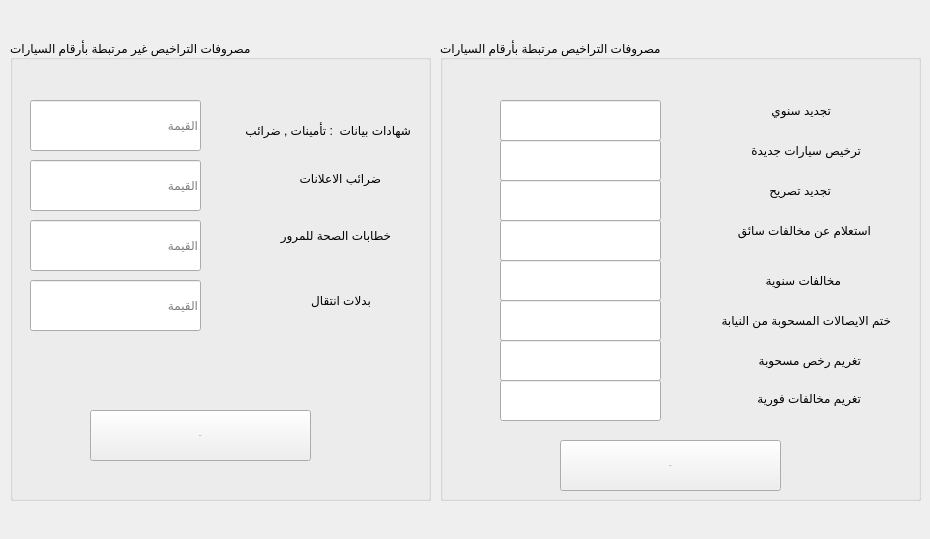
    <widget class="QWidget" name="tab_4">
     <attribute name="title">
      <string>تراخيص</string>
     </attribute>
     <widget class="QGroupBox" name="groupBox_5">
      <property name="geometry">
       <rect>
        <x>440</x>
        <y>40</y>
        <width>481</width>
        <height>461</height>
       </rect>
      </property>
      <property name="title">
       <string>مصروفات التراخيص مرتبطة بأرقام السيارات</string>
      </property>
      <widget class="QLabel" name="label_111">
       <property name="geometry">
        <rect>
         <x>310</x>
         <y>140</y>
         <width>81</width>
         <height>20</height>
        </rect>
       </property>
       <property name="text">
        <string>تجديد تصريح</string>
       </property>
      </widget>
      <widget class="QLabel" name="label_112">
       <property name="geometry">
        <rect>
         <x>310</x>
         <y>60</y>
         <width>81</width>
         <height>20</height>
        </rect>
       </property>
       <property name="text">
        <string>تجديد سنوي </string>
       </property>
      </widget>
      <widget class="QLabel" name="label_113">
       <property name="geometry">
        <rect>
         <x>280</x>
         <y>220</y>
         <width>121</width>
         <height>41</height>
        </rect>
       </property>
       <property name="text">
        <string>مخالفات سنوية</string>
       </property>
      </widget>
      <widget class="QLineEdit" name="lineEdit_32">
       <property name="geometry">
        <rect>
         <x>60</x>
         <y>60</y>
         <width>161</width>
         <height>41</height>
        </rect>
       </property>
      </widget>
      <widget class="QLineEdit" name="lineEdit_36">
       <property name="geometry">
        <rect>
         <x>60</x>
         <y>340</y>
         <width>161</width>
         <height>41</height>
        </rect>
       </property>
      </widget>
      <widget class="QLabel" name="label_114">
       <property name="geometry">
        <rect>
         <x>260</x>
         <y>180</y>
         <width>171</width>
         <height>20</height>
        </rect>
       </property>
       <property name="text">
        <string>استعلام عن مخالفات سائق</string>
       </property>
      </widget>
      <widget class="QLineEdit" name="lineEdit_37">
       <property name="geometry">
        <rect>
         <x>60</x>
         <y>100</y>
         <width>161</width>
         <height>41</height>
        </rect>
       </property>
      </widget>
      <widget class="QLabel" name="label_115">
       <property name="geometry">
        <rect>
         <x>290</x>
         <y>350</y>
         <width>131</width>
         <height>16</height>
        </rect>
       </property>
       <property name="text">
        <string>تغريم مخالفات فورية</string>
       </property>
      </widget>
      <widget class="QLabel" name="label_116">
       <property name="geometry">
        <rect>
         <x>280</x>
         <y>310</y>
         <width>141</width>
         <height>20</height>
        </rect>
       </property>
       <property name="text">
        <string>تغريم رخص مسحوبة</string>
       </property>
      </widget>
      <widget class="QLineEdit" name="lineEdit_38">
       <property name="geometry">
        <rect>
         <x>60</x>
         <y>180</y>
         <width>161</width>
         <height>41</height>
        </rect>
       </property>
      </widget>
      <widget class="QLineEdit" name="lineEdit_39">
       <property name="geometry">
        <rect>
         <x>60</x>
         <y>220</y>
         <width>161</width>
         <height>41</height>
        </rect>
       </property>
      </widget>
      <widget class="QLabel" name="label_117">
       <property name="geometry">
        <rect>
         <x>280</x>
         <y>100</y>
         <width>141</width>
         <height>20</height>
        </rect>
       </property>
       <property name="text">
        <string>ترخيص سيارات جديدة</string>
       </property>
      </widget>
      <widget class="QLabel" name="label_118">
       <property name="geometry">
        <rect>
         <x>240</x>
         <y>270</y>
         <width>211</width>
         <height>20</height>
        </rect>
       </property>
       <property name="text">
        <string>ختم الايصالات المسحوبة من النيابة</string>
       </property>
      </widget>
      <widget class="QLineEdit" name="lineEdit_40">
       <property name="geometry">
        <rect>
         <x>60</x>
         <y>140</y>
         <width>161</width>
         <height>41</height>
        </rect>
       </property>
      </widget>
      <widget class="QLineEdit" name="lineEdit_41">
       <property name="geometry">
        <rect>
         <x>60</x>
         <y>260</y>
         <width>161</width>
         <height>41</height>
        </rect>
       </property>
      </widget>
      <widget class="QLineEdit" name="lineEdit_42">
       <property name="geometry">
        <rect>
         <x>60</x>
         <y>300</y>
         <width>161</width>
         <height>41</height>
        </rect>
       </property>
      </widget>
     </widget>
     <widget class="QGroupBox" name="groupBox_6">
      <property name="geometry">
       <rect>
        <x>10</x>
        <y>40</y>
        <width>421</width>
        <height>461</height>
       </rect>
      </property>
      <property name="title">
       <string>مصروفات التراخيص غير مرتبطة بأرقام السيارات</string>
      </property>
      <widget class="QLabel" name="label_119">
       <property name="geometry">
        <rect>
         <x>200</x>
         <y>80</y>
         <width>201</width>
         <height>20</height>
        </rect>
       </property>
       <property name="text">
        <string>شهادات بيانات  : تأمينات , ضرائب</string>
       </property>
      </widget>
      <widget class="QLabel" name="label_120">
       <property name="geometry">
        <rect>
         <x>280</x>
         <y>240</y>
         <width>81</width>
         <height>41</height>
        </rect>
       </property>
       <property name="text">
        <string>بدلات انتقال</string>
       </property>
      </widget>
      <widget class="QLineEdit" name="le_licenses_value_8">
       <property name="geometry">
        <rect>
         <x>20</x>
         <y>240</y>
         <width>171</width>
         <height>51</height>
        </rect>
       </property>
       <property name="placeholderText">
        <string>القيمة</string>
       </property>
      </widget>
      <widget class="QLineEdit" name="le_licenses_value_9">
       <property name="geometry">
        <rect>
         <x>20</x>
         <y>180</y>
         <width>171</width>
         <height>51</height>
        </rect>
       </property>
       <property name="placeholderText">
        <string>القيمة</string>
       </property>
      </widget>
      <widget class="QLabel" name="label_121">
       <property name="geometry">
        <rect>
         <x>250</x>
         <y>180</y>
         <width>131</width>
         <height>31</height>
        </rect>
       </property>
       <property name="text">
        <string>خطابات الصحة للمرور</string>
       </property>
      </widget>
      <widget class="QLineEdit" name="le_licenses_value_10">
       <property name="geometry">
        <rect>
         <x>20</x>
         <y>120</y>
         <width>171</width>
         <height>51</height>
        </rect>
       </property>
       <property name="placeholderText">
        <string>القيمة</string>
       </property>
      </widget>
      <widget class="QLineEdit" name="le_licenses_value_11">
       <property name="geometry">
        <rect>
         <x>20</x>
         <y>60</y>
         <width>171</width>
         <height>51</height>
        </rect>
       </property>
       <property name="placeholderText">
        <string>القيمة</string>
       </property>
      </widget>
      <widget class="QLabel" name="label_122">
       <property name="geometry">
        <rect>
         <x>270</x>
         <y>130</y>
         <width>101</width>
         <height>16</height>
        </rect>
       </property>
       <property name="text">
        <string>ضرائب الاعلانات</string>
       </property>
      </widget>
     </widget>
     <widget class="QPushButton" name="btn_save_11">
      <property name="geometry">
       <rect>
        <x>560</x>
        <y>440</y>
        <width>221</width>
        <height>51</height>
       </rect>
      </property>
      <property name="font">
       <font>
        <pointsize>-1</pointsize>
       </font>
      </property>
      <property name="toolTip">
       <string>اضغط لحفظ البيانات</string>
      </property>
      <property name="text">
       <string>حفظ</string>
      </property>
     </widget>
     <widget class="QPushButton" name="btn_save_12">
      <property name="geometry">
       <rect>
        <x>90</x>
        <y>410</y>
        <width>221</width>
        <height>51</height>
       </rect>
      </property>
      <property name="font">
       <font>
        <pointsize>-1</pointsize>
       </font>
      </property>
      <property name="toolTip">
       <string>اضغط لحفظ البيانات</string>
      </property>
      <property name="text">
       <string>حفظ</string>
      </property>
     </widget>
     <widget class="QLabel" name="label_34">
      <property name="geometry">
       <rect>
        <x>295</x>
        <y>510</y>
        <width>311</width>
        <height>20</height>
       </rect>
      </property>
      <property name="text">
       <string/>
      </property>
     </widget>
    </widget>
